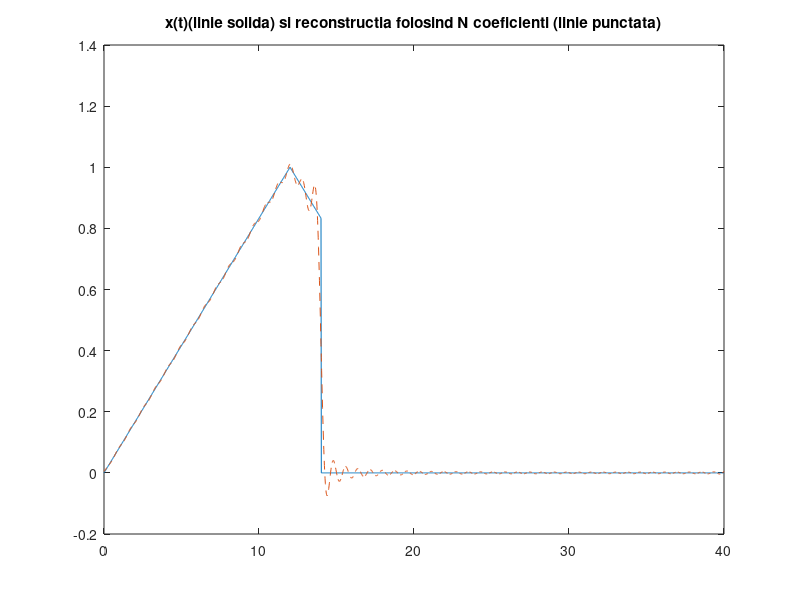
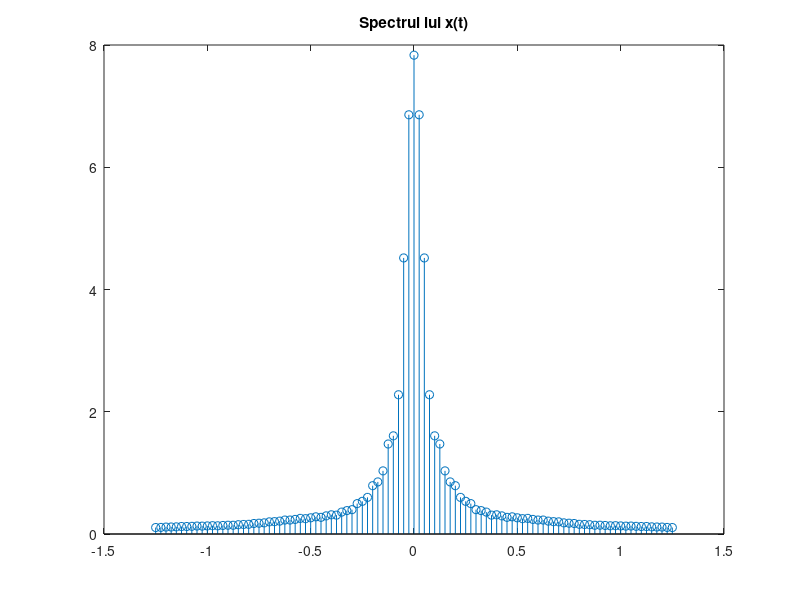

Write the MATLAB code that produced these figures, in order.
%Semnal triunghiular
%Perioada P = 40 s
%Durata semnalelor D = 14
%Rezolutie temporara adecvata
%Numar de coeficienti = 50

P = 40; 
D = 14; 
N = 50;
w0 = 2*pi/P; %pulsatia unghiulara a semnalului
t_tr = 0:0.02:D; %esantionarea semnalului original
x_tr = sawtooth((pi/12)*t_tr,0.5)/2+0.5; %semnalul triunghiular original
t = 0:0.02:P; %esantionarea semnalului modificat
x = zeros(1,length(t)); %initializare a semnalului modificat cu valori nule
x(t<=D) = x_tr; %modificam valorile nule cu valori din semnalul original
                %unde avem valori din t <= durata semnalului 
figure(1);
plot(t,x),title('x(t)(linie solida) si reconstructia folosind N coeficienti (linie punctata)'); %afisare x(t)
hold on;


for k = -N:N %k este variabila dupa care se realizeaza suma
    x_t = x_tr; %x_t e semnalul realizat dupa formula SF data
    x_t = x_t .* exp(-1i*k*w0*t_tr); %inmultire intre doua matrice element cu element
    X(k+N+1) = 0; %initializare cu valoare nula
    for i = 1:length(t_tr)-1
        X(k+N+1) = X(k+N+1) + (t_tr(i+1)-t_tr(i)) * (x_t(i)+x_t(i+1))/2; %reconstructia folosind coeficientii
    end
end

for i = 1:length(t) %i este variabila dupa care se realizeaza suma
    x_finit(i) = 0; %initializare cu valoare nula
    for k=-N:N
        x_finit(i) = x_finit(i) + (1/P) * X(k+51) * exp(1i*k*w0*t(i));  %reconstructia folosind coeficientii
    end
end
plot(t,x_finit,'--'); %afisare reconstructie semnal folosind cei N coeficienti

figure(2);
w=-50*w0:w0:50*w0; %w este vectorul ce ne va permite afisarea spectrului functiei
stem(w/(2*pi),abs(X)),title('Spectrul lui x(t)'); %afisarea spectrului

%Conform cursului de SS, teoria seriilor Fourier (trigonometrica, armonica si complexa) ne spune
%ca orice semnal periodic poate fi aproximat printr-o suma infinita de sinusuri
%si cosinusuri de diferite frecvente, fiecare ponderat cu un anumit coeficient. 
%Acesti coeficienti reprezinta practic spectrul (amplitudinea pentru anumite frecvente).
%Semnalul reconstruit foloseste un numar finit de termeni(N=50 in tema) si se apropie ca
%forma de semnalul original, insa prezinta o marja de eroare. Cu cat marim
%numarul de coeficienti ai SF, aceasta marja de eroare va fi din ce in ce mai
%mica. In plus se observa faptul ca semnalul poate fi aproximat printr-o
%suma de sinusoide, variatiile semnalului prezentand un caracter sinusoidal.